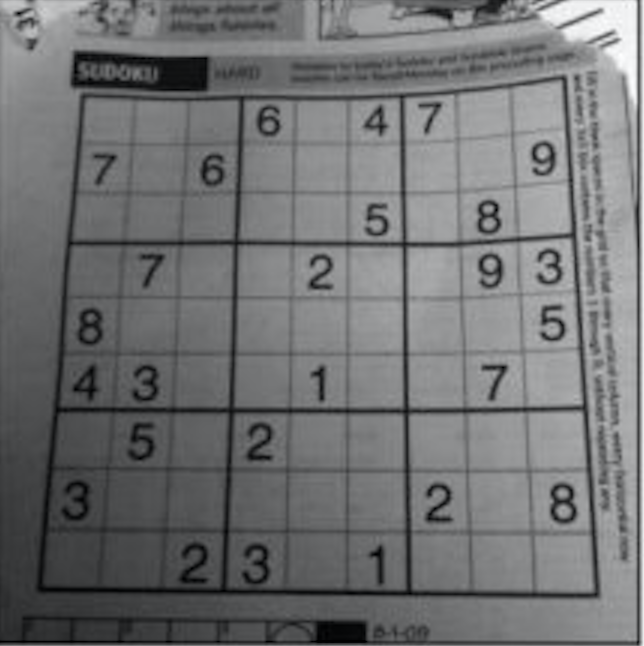
#> input picture projects/Programing/python/pychm/cv/ch02/dave.png, 644 x 646 px
$ python f2.py
#> lines starting #> are read from the running program, lines starting #| are printed output that depends on the picture
import cv2 as cv
from matplotlib import pyplot as plt

img = cv.imread('dave.png', 0)
#> img: shape (646, 644); min 0, max 254, mean 113.1
laplacian = cv.Laplacian(img, cv.CV_64F)
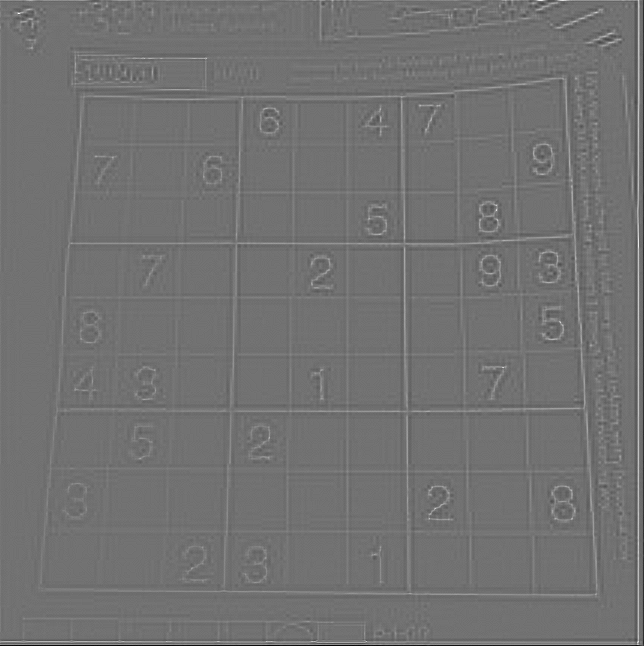
#> laplacian: shape (646, 644) float64; min -98, max 121, mean -0.1; drawn with min black and max white
sobelx = cv.Sobel(img, cv.CV_64F, 1, 0, ksize=5)
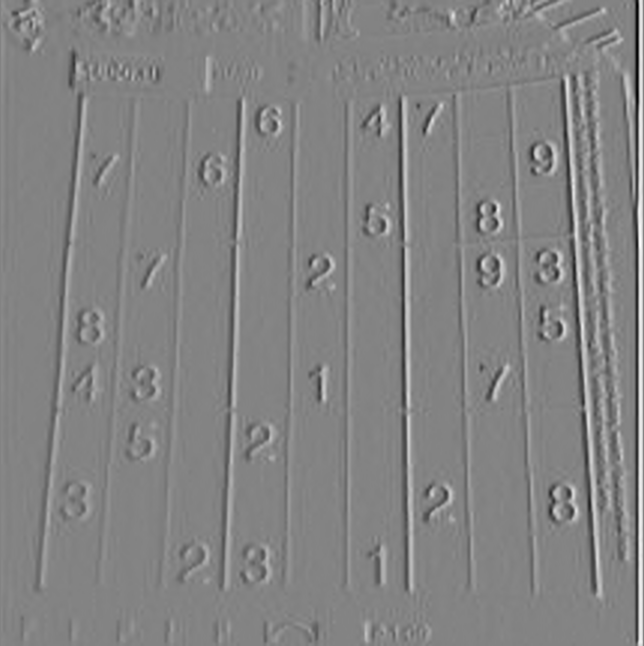
#> sobelx: shape (646, 644) float64; min -5979, max 5652, mean 24.1; drawn with min black and max white
sobely = cv.Sobel(img, cv.CV_64F, 0, 1, ksize=5)
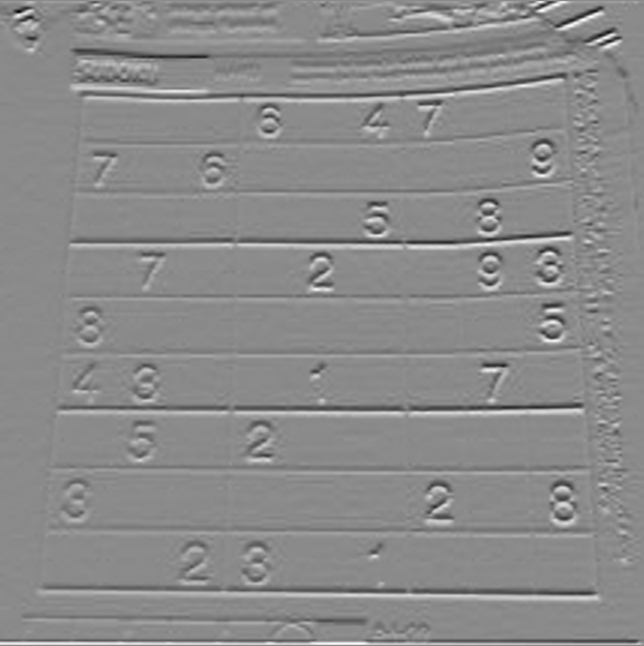
#> sobely: shape (646, 644) float64; min -5488, max 4569, mean -7.9; drawn with min black and max white
plt.subplot(2, 2, 1), plt.imshow(img, cmap='gray')
plt.title('Original'), plt.xticks([]), plt.yticks([])
plt.subplot(2, 2, 2), plt.imshow(laplacian, cmap='gray')
plt.title('Laplacian'), plt.xticks([]), plt.yticks([])
plt.subplot(2, 2, 3), plt.imshow(sobelx, cmap='gray')
plt.title('Sobel X'), plt.xticks([]), plt.yticks([])
plt.subplot(2, 2, 4), plt.imshow(sobely, cmap='gray')
plt.title('Sobel Y'), plt.xticks([]), plt.yticks([])
plt.show()
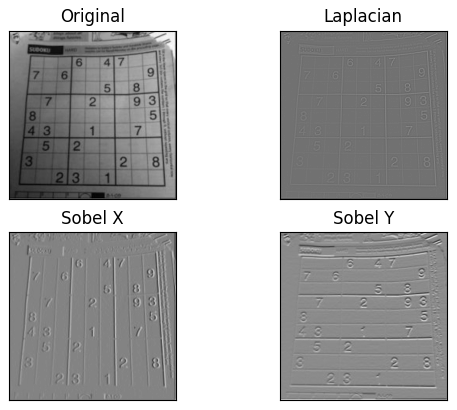
#> figure drawn by matplotlib, 4 panels
